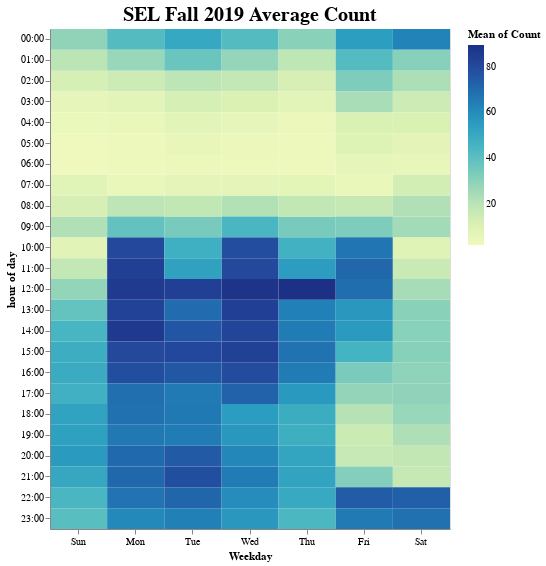

Notebook source saved alongside this figure:
### Markdown cell above
### Bar Chart proving the total count for Fall19 and Fall21

you can use your mouse and view additional data by hovering over the graphs.

### Code cell
fall19HeatMap = alt.Chart(fall19, title='SEL Fall 2019 Average Count').mark_rect().encode(
    alt.X('day(DATE):O',title="Weekday"),
    alt.Y('Time:O', title='hour of day'),
    alt.Color('mean(Count):Q'),
    tooltip=['day(DATE)', 'mean(Count)','Time']
).properties(height=500, width=400).configure_title(fontSize=20)

fall19HeatMap

### Figure 1 — Vega-Lite specification as saved in the notebook (floating-point values rounded to 4 significant figures; data arrays with more than 128 entries replaced by an {"elided": "..."} marker saying what was removed)
{"config": {"view": {"continuousWidth": 400, "continuousHeight": 300}, "title": {"fontSize": 20}}, "data": {"name": "data-692b30e5dffbea32b53a6513bb5a9456"}, "mark": "rect", "encoding": {"color": {"type": "quantitative", "aggregate": "mean", "field": "Count"}, "tooltip": [{"type": "temporal", "field": "DATE", "timeUnit": "day"}, {"type": "nominal", "aggregate": "mean", "field": "Count"}, {"type": "nominal", "field": "Time"}], "x": {"type": "ordinal", "field": "DATE", "timeUnit": "day", "title": "Weekday"}, "y": {"type": "ordinal", "field": "Time", "title": "hour of day"}}, "height": 500, "title": "SEL Fall 2019 Average Count", "width": 400, "$schema": "https://vega.github.io/schema/vega-lite/v4.8.1.json", "datasets": {"data-692b30e5dffbea32b53a6513bb5a9456": {"elided": "3576 records"}}}
